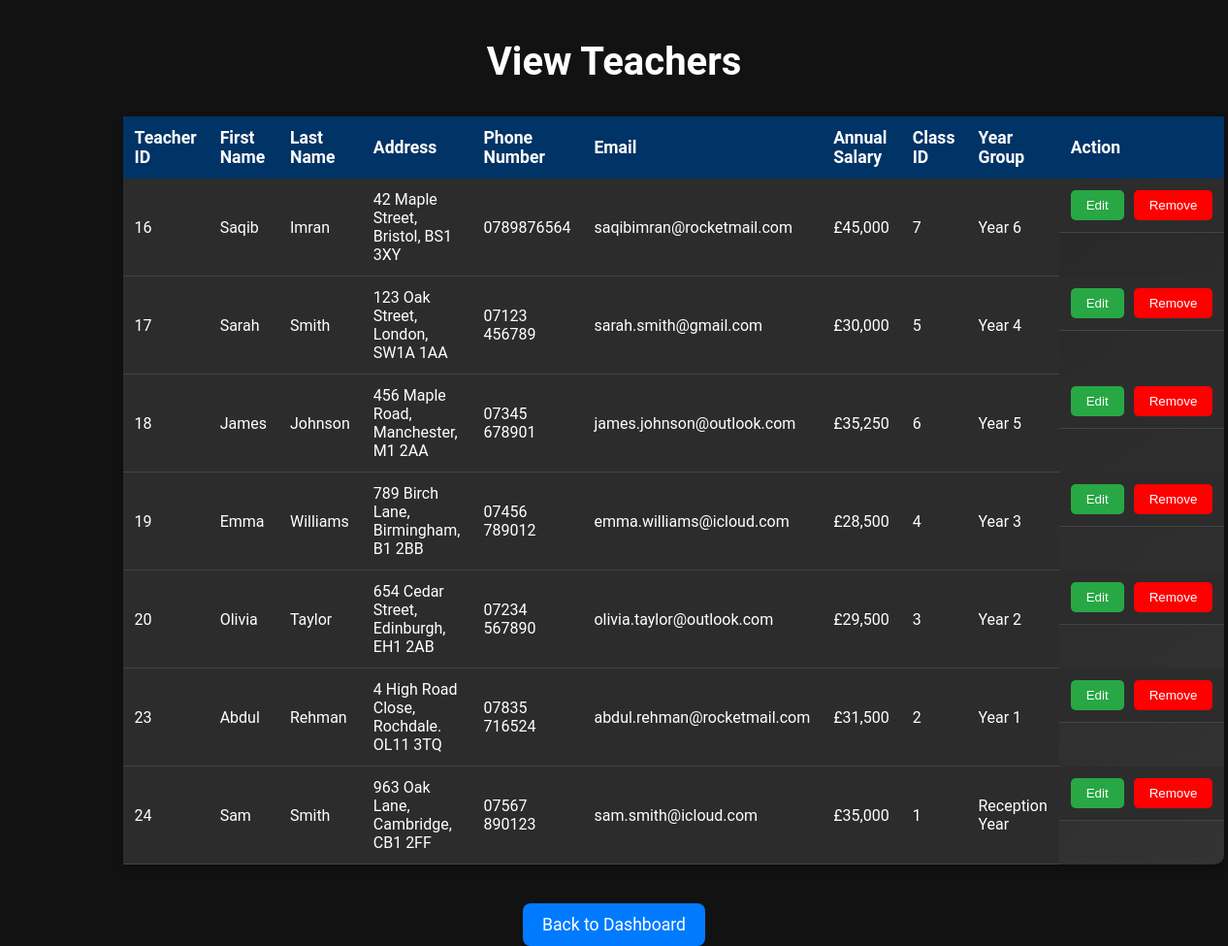
The page /schoolDB/view_teachers.php on the database its author committed.
### tables this page shows
CREATE TABLE `teacher` (
  `teacher_id` int(11) NOT NULL,
  `first_name` varchar(100) DEFAULT NULL,
  `last_name` varchar(100) DEFAULT NULL,
  `address` text DEFAULT NULL,
  `email` varchar(100) DEFAULT NULL,
  `annual_salary` decimal(10,2) DEFAULT NULL,
  `phone_number` varchar(15) NOT NULL,
  `class_id` int(11) DEFAULT NULL
);

CREATE TABLE `class` (
  `class_id` int(11) NOT NULL,
  `teacher_id` int(11) DEFAULT NULL,
  `year_group` varchar(50) DEFAULT NULL
);

### schoolDB/view_teachers.php (the view, shortened to what this page needs)
<?php
include 'db_connect.php';
$query = "SELECT teacher.teacher_id, teacher.first_name, teacher.last_name, teacher.address,
                 teacher.phone_number, teacher.email, teacher.annual_salary, class.class_id, class.year_group
          FROM teacher
          LEFT JOIN class ON teacher.teacher_id = class.teacher_id";
$result = $conn->query($query);
?>
<!DOCTYPE html>
<html lang="en">
<head>
</head>
<body>
    <div class="container">
        <h2>View Teachers</h2>
        <table>
            <tr>
                <th>Teacher ID</th>
                <th>First Name</th>
                <th>Last Name</th>
                <th>Address</th>
                <th>Phone Number</th>
                <th>Email</th>
                <th>Annual Salary</th>
                <th>Class ID</th>
                <th>Year Group</th>
                <th>Action</th>
            </tr>
            <?php
            if ($result->num_rows > 0) {
                while ($row = $result->fetch_assoc()) {
                    $formattedSalary = "£" . number_format($row['annual_salary']);
                    echo "<tr>
                            <td>" . $row['teacher_id'] . "</td>
                            <td>" . $row['first_name'] . "</td>
                            <td>" . $row['last_name'] . "</td>
                            <td>" . $row['address'] . "</td>
                            <td>" . $row['phone_number'] . "</td>
                            <td>" . $row['email'] . "</td>
                            <td>" . $formattedSalary . "</td>
                            <td>" . ($row['class_id'] ? $row['class_id'] : 'Not Assigned') . "</td>
                            <td>" . ($row['year_group'] ? $row['year_group'] : 'Not Assigned') . "</td>
                            <td class='action-btn-container'>
                                <a href='edit_teacher.php?teacher_id=" . $row['teacher_id'] . "'>
                                    <button class='delete-btn edit-btn'>Edit</button>
                                </a>
                                <a href='view_teachers.php?delete_id=" . $row['teacher_id'] . "' onclick='return confirm(\"Are you sure you want to remove this teacher?\")'>
                                    <button class='delete-btn'>Remove</button>
                                </a>
                            </td>
                        </tr>";
                }
            } else {
                echo "<tr><td colspan='10'>No teachers found</td></tr>";
            }
            ?>
        </table>
    </div>
    <div style="text-align: center; margin-top: 20px;">
        <a href="index.php" style="background-color: #007bff; color: white; font-size: 1.1rem; padding: 12px 20px; text-align: center; border: none; border-radius: 8px; text-decoration: none; display: inline-block; transition: background-color 0.3s ease, transform 0.3s ease;"
           onmouseover="this.style.backgroundColor='#0056b3'; this.style.transform='translateY(-3px)';"
           onmouseout="this.style.backgroundColor='#007bff'; this.style.transform='translateY(0)';">
            Back to Dashboard
        </a>
    </div>
</body>
</html>

### schoolDB/view_teachers.php (style rules this page uses)
body { font-family: 'Roboto', sans-serif; background-color: #121212; color: white; margin: 0; padding: 0; }
h2 { color: white; text-align: center; font-size: 2.5rem; margin-top: 20px; }
.container { width: 80%; margin: auto; padding: 20px; }
table { width: 100%; margin-top: 20px; border-collapse: collapse; background: linear-gradient(145deg, #1f1f1f, #333333); border-radius: 10px; box-shadow: 0 4px 10px rgba(0, 0, 0, 0.3); }
th, td { padding: 12px; text-align: left; color: white; }
th { background-color: #003366; font-size: 1.1rem; }
td { background-color: #2c2c2c; border-bottom: 1px solid #444; }
td a { color: #FF4081; text-decoration: none; }
.action-btn-container { display: flex; justify-content: space-between; gap: 10px; }
.delete-btn { background-color:rgb(255, 0, 0); color: white; border: none; padding: 8px 16px; border-radius: 5px; cursor: pointer; transition: background-color 0.3s ease, transform 0.3s ease; }
.edit-btn { background-color: #28a745; }

### rows shown on the page
teacher: teacher_id "16", first_name "Saqib", last_name "Imran", address "42 Maple Street, Bristol, BS1 3XY", phone_number "0789876564", email "saqibimran@rocketmail.com", annual_salary "£45,000", class.class_id "7", class.year_group "Year 6"
teacher: teacher_id "17", first_name "Sarah", last_name "Smith", address "123 Oak Street, London, SW1A 1AA", phone_number "07123 456789", email "sarah.smith@gmail.com", annual_salary "£30,000", class.class_id "5", class.year_group "Year 4"
teacher: teacher_id "18", first_name "James", last_name "Johnson", address "456 Maple Road, Manchester, M1 2AA", phone_number "07345 678901", email "james.johnson@outlook.com", annual_salary "£35,250", class.class_id "6", class.year_group "Year 5"
teacher: teacher_id "19", first_name "Emma", last_name "Williams", address "789 Birch Lane, Birmingham, B1 2BB", phone_number "07456 789012", email "emma.williams@icloud.com", annual_salary "£28,500", class.class_id "4", class.year_group "Year 3"
teacher: teacher_id "20", first_name "Olivia", last_name "Taylor", address "654 Cedar Street, Edinburgh, EH1 2AB", phone_number "07234 567890", email "olivia.taylor@outlook.com", annual_salary "£29,500", class.class_id "3", class.year_group "Year 2"
teacher: teacher_id "23", first_name "Abdul", last_name "Rehman", address "4 High Road Close, Rochdale. OL11 3TQ", phone_number "07835 716524", email "abdul.rehman@rocketmail.com", annual_salary "£31,500", class.class_id "2", class.year_group "Year 1"
teacher: teacher_id "24", first_name "Sam", last_name "Smith", address "963 Oak Lane, Cambridge, CB1 2FF", phone_number "07567 890123", email "sam.smith@icloud.com", annual_salary "£35,000", class.class_id "1", class.year_group "Reception Year"
